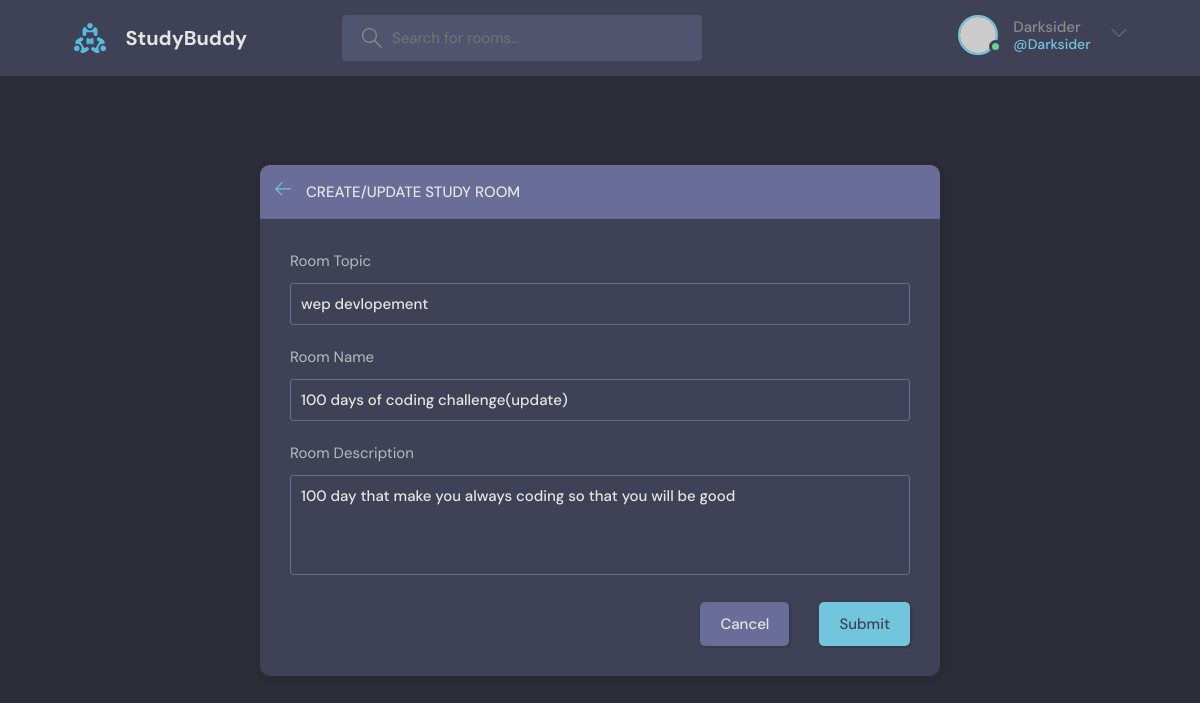
Page /edit-room/7/ (signed in) on the committed database.
### base/models.py (models this page shows, shortened)
class Room(models.Model):
    host = models.ForeignKey(User, on_delete=models.SET_NULL , null=True)
    topic= models.ForeignKey(Topic , on_delete=models.SET_NULL ,null= True)
    name = models.CharField(max_length= 200)
    descripation = models.TextField(null= True , blank= True)
    participants = models.ManyToManyField(User , related_name='participants' , blank=True)
    update = models.DateTimeField(auto_now= True)
    created = models.DateTimeField(auto_now_add=True)
    class Meta:
        ordering = ['-update','-created']

class Topic(models.Model):
    name = models.CharField(max_length=200)
    def __str__(self):
        return self.name

### base/views.py (the view, shortened to what this page needs)
# urls.py: path('edit-room/<str:pk>/' , views.updateroom , name='update-room'),
@login_required(login_url='login')
def updateroom(request, pk):
    room = Room.objects.get(id=pk)
    form = Roomform(instance=room)
    topics = Topic.objects.all()
    if request.user != room.host:
        return HttpResponse('you are not allow here')
    context = {'form':form ,'topics':topics , 'room':room}
    return render(request , 'base/home_form.html' , context)

### base/forms.py
class Roomform(ModelForm):
    class Meta:
        model = Room
        fields ='__all__'
        exclude = ['host' ,'participants']

### base/templates/base/home_form.html (shortened to what this page needs)
{% extends 'main.html'%}
{% block content %}
<main class="create-room layout">
    <div class="container">
      <div class="layout__box">
        <div class="layout__boxHeader">
          <div class="layout__boxTitle">
            <a href="{% url 'home' %}">
              <svg version="1.1" xmlns="http://www.w3.org/2000/svg" width="32" height="32" viewBox="0 0 32 32">
                <title>arrow-left</title>
                <path
                  d="M13.723 2.286l-13.723 13.714 13.719 13.714 1.616-1.611-10.96-10.96h27.625v-2.286h-27.625l10.965-10.965-1.616-1.607z">
                </path>
              </svg>
            </a>
            <h3>Create/update Study Room</h3>
          </div>
        </div>
        <div class="layout__body">
          <form class="form" action="" method="post">
            <div class="form__group">
              <label for="room_name">Room Topic</label>
              <input required type="text" value="{{room.topic.name}}" name="topic" placeholder="topic" list="topic-list" />
            </div>
            <div class="form__group">
              <label for="room_name">Room Name</label>
              {{form.name}}
              </div>
            <div class="form__group">
              <label for="room_name">Room Description</label>
              {{form.descripation}}
              </div>
            <div class="form__action">
              <a class="btn btn--dark" href="{% url 'home' %}">Cancel</a>
              <button class="btn btn--main" type="submit">Submit</button>
            </div>
          </form>
        </div>
      </div>
    </div>
  </main>
{% endblock content %}

### templates/inharitence.html (shortened to what this page needs)
{% load static %}
<header class="header header--loggedIn">
    <div class="container">
      <a href="/" class="header__logo">
        <img src="{% static 'images/logo.svg'%}" />
        <h1>StudyBuddy</h1>
      </a>
      <form class="header__search" action="{%url 'home'%}" method="get">
        <label>
          <input placeholder="Search for rooms..." name="q" type="text"/>
        </label>
      </form>
      <nav class="header__menu">
      {% if request.user.is_authenticated%}
        <div class="header__user">
          <a href="{% url 'edituser' %}">
            <div class="avatar avatar--medium active">
              <img src="https://randomuser.me/api/portraits/men/37.jpg" />
            </div>
            <p>{{request.user}}<span>@{{request.user}}</span></p>
          </a>
          <button class="dropdown-button">
            <svg version="1.1" xmlns="http://www.w3.org/2000/svg" width="32" height="32" viewBox="0 0 32 32">
              <title>chevron-down</title>
              <path d="M16 21l-13-13h-3l16 16 16-16h-3l-13 13z"></path>
            </svg>
          </button>
        </div>
        {% else %}
        <a href="{% url 'login'%}">
        <img src="{% static 'images/avatar.svg'%}" />
        <p>Login</p>
        </a>
        {% endif %}
      </nav>
    </div>
  </header>

### rows in the picture
Room: topic "wep devlopement", name "100 days of coding challenge(update)", descripation "100 day that make you always coding so that you will be good"

### other values in the picture
{{ request.user }} "Darksider"
